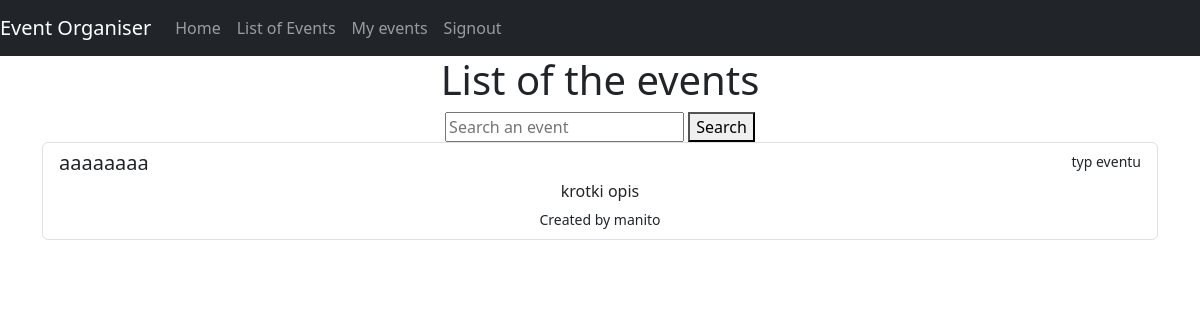
Before: /eventslist/ (signed in) with the older database file.
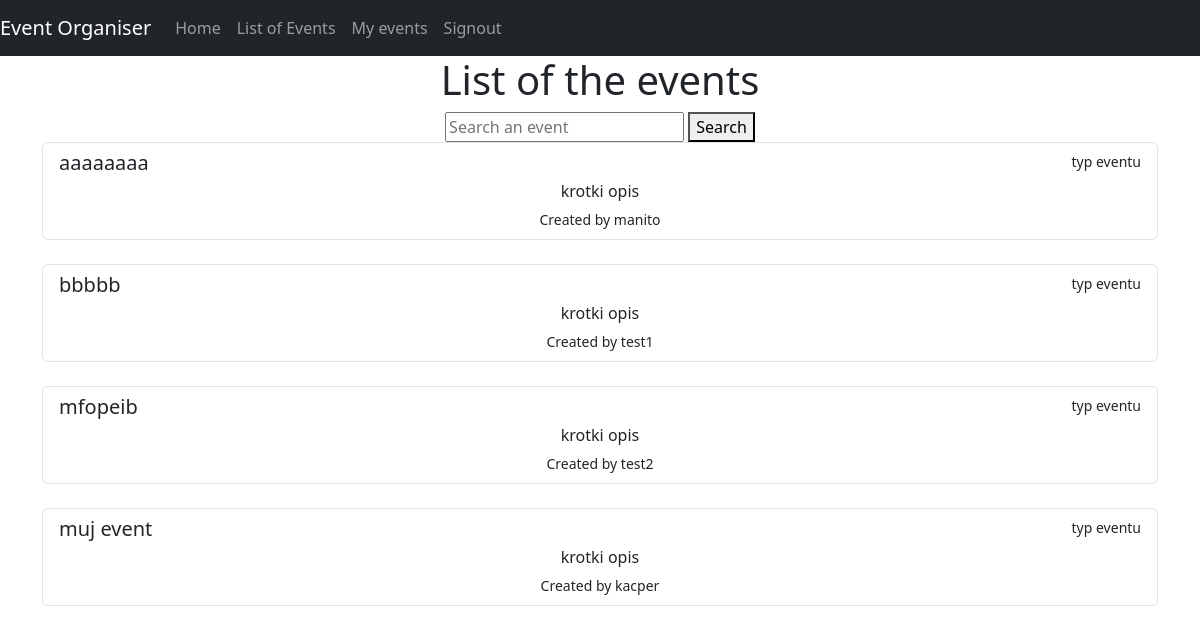
After: the same page with the newer database file.
### main/models.py (models this page shows, shortened)
class Events(models.Model):
    user = models.ForeignKey(
        User,
        on_delete=models.CASCADE,
        related_name="event",
        null=True)
    name = models.CharField(
        max_length=200
        )
    date = models.DateField()
    description = models.CharField(
        max_length = 2000)
    country = models.CharField(
        max_length = 25
        )
    city = models.CharField(
        max_length = 75
        )

### main/views.py (the view)
# urls.py: path("eventslist/", views.eventslist, name="eventslist"),
def eventslist(response):
    if response.user.is_authenticated:
        items = Events.objects.all()
        search = response.GET.get('searchBar')
        if search != '' and search is not None:
            items = items.filter(name__icontains = search)
        context = {
            'items':items,
        }
        return render(
            response,
            "main/eventslist.html",
            context)
    else:
        return HttpResponseRedirect("/info/")

### main/templates/main/eventslist.html (shortened to what this page needs)
{% extends 'main/base.html' %}
{% block content %}
    <h1>List of the events</h1>
    <form method="GET" action="/eventslist/"> {% csrf_token %}
        <input type="search" name="searchBar" placeholder="Search an event"> <button name="searchBtn" type="submit">Search</button>
    </form>
    <div class="container">
        {% if items %}
        {% for i in items %}
        <div class="list-group">
            <a href="/{{ i.id }}" class="list-group-item list-group-item-action">
              <div class="d-flex w-100 justify-content-between">
                <h5 class="mb-1">{{ i.name }}</h5>
                <small>typ eventu</small>
              </div>
              <p class="mb-1">krotki opis</p>
              <small>Created by {{ i.user }}</small>
            </a>
          </div>
          <br>
        {% endfor %}
        {% else %}
        <p>Curently no events</p>
        {% endif %}
    </div>
{% endblock %}

Changed rows visible on the page:
added Events: name "bbbbb", user "test1"
added Events: name "mfopeib", user "test2"
added Events: name "muj event", user "kacper"
